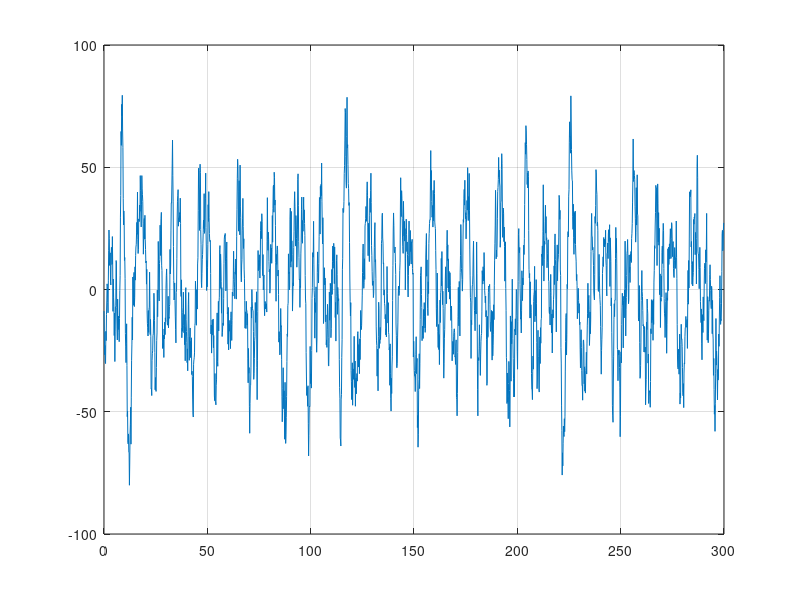

Recreate this plot in MATLAB.
clc
clear
close all
Omega0=1;
Omega1=0.02*pi;
OmegaN=6*pi;
%% road class
RC=3;
if RC==1 % road class: A(very good)
    sigma=2*10^(-3);
    phi_Omega0=1*10^(-6);
    alpha=0.127;
elseif RC==2 % road class: B(good)
    sigma=4*10^(-3);
    phi_Omega0=4*10^(-6);
    alpha=0.127;
elseif RC==3 % road class: C(average)
     sigma=8*10^(-3);
     phi_Omega0=16*10^(-6);
     alpha=0.127;
elseif RC==4 % road class: D(poor)
     sigma=16*10^(-3);
     phi_Omega0=64*10^(-6);
     alpha=0.127;
elseif RC==5 % road class: E(very poor)
     sigma=32*10^(-3);
     phi_Omega0=256*10^(-6);
     alpha=0.127;
end

% N=10001;
N=2000;
delta_Omega=(OmegaN-Omega1)/(N-1);
Omega=Omega1:delta_Omega:OmegaN;
%% Phi(omega)
phi_Omega=zeros(1,length(Omega));
for i=1:length(Omega)
if Omega(i)>=0 && Omega(i)<=Omega1
    phi_Omega(i) = phi_Omega0*Omega1^(-2); 
elseif Omega(i)>Omega1 && Omega(i)<=OmegaN
    phi_Omega(i) = phi_Omega0*(Omega(i)/Omega0)^(-2); 
elseif Omega(i)>OmegaN
    phi_Omega(i)=0;
end
end
%%
% delta_Omega=(2*pi)/(L);
% omega0=V*delta_Omega;
% A=zeros(1,length(Omega));
% zr1=zeros(1,length(Omega));
phi=2*pi*randn(1,length(Omega));
L0=0;
LN=300;
% L0=0;
% LN=20;
s=L0:LN/N:LN-LN/N;
zr=zeros(1,length(Omega));
zr_dot=zeros(1,length(Omega));
% for i=1:length(Omega)
% A(i)=sqrt(phi_Omega(i)*(delta_Omega/pi));
% % zr1(i)=A(i)*sin(Omega(i)*s(i)-phi(i));
% % zr(i)=sum(zr1(i));
% end
A=sqrt(phi_Omega.*(delta_Omega/pi));
for i=1:length(Omega)
%     zr(i)=sum(A.*sin(Omega(i)*s(i)-phi));
%     zr(i)=sum(A.*sin(Omega(i)*s(i)+phi));
    zr(i)=sum(A.*cos(2*pi*Omega*s(i)+ phi))*1000*4;
    zr_dot(i)=sum(-2*pi*A.*Omega.*sin(2*pi*Omega*s(i)+ phi))*1000*4;
end

%%
plot(s,zr)
grid on
% 
% if RC==1
%    title('Grade A')
% elseif RC==2
%    title('Grade B')
% elseif RC==3
%    title('Grade C')
% elseif RC==4
%    title('Grade D')
% elseif RC==5
%    title('Grade E')
% end
% 
% xlabel('road slongitudinal axis (m)');
% ylabel('z_{r}(mm)');
% 
% interp1(s,zr,200)
data=zeros(3,length(Omega));
data(1,:)=s;
data(2,:)=zr;
data(3,:)=zr_dot;
% out=[s,zr,zr_dot];
out=[data(1,:);data(2,:);data(3,:)];
save('random_road_profile' , 's' ,'zr','zr_dot');
